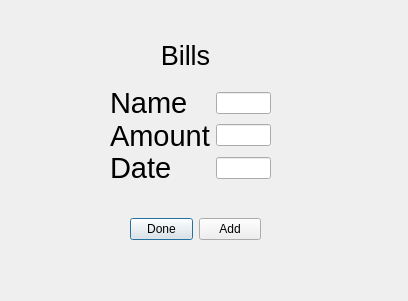
<?xml version="1.0" encoding="UTF-8"?>
<ui version="4.0">
 <class>Bills</class>
 <widget class="QDialog" name="Bills">
  <property name="geometry">
   <rect>
    <x>0</x>
    <y>0</y>
    <width>408</width>
    <height>301</height>
   </rect>
  </property>
  <property name="minimumSize">
   <size>
    <width>408</width>
    <height>301</height>
   </size>
  </property>
  <property name="windowTitle">
   <string>Dialog</string>
  </property>
  <widget class="QWidget" name="gridLayoutWidget">
   <property name="geometry">
    <rect>
     <x>110</x>
     <y>90</y>
     <width>161</width>
     <height>91</height>
    </rect>
   </property>
   <layout class="QGridLayout" name="gridLayout">
    <item row="3" column="1">
     <widget class="QLineEdit" name="amt_line_edit"/>
    </item>
    <item row="3" column="0">
     <widget class="QLabel" name="amt_lbl">
      <property name="font">
       <font>
        <pointsize>22</pointsize>
       </font>
      </property>
      <property name="text">
       <string>Amount</string>
      </property>
     </widget>
    </item>
    <item row="4" column="1">
     <widget class="QLineEdit" name="date_line_edit"/>
    </item>
    <item row="4" column="0">
     <widget class="QLabel" name="date_lbl">
      <property name="font">
       <font>
        <pointsize>22</pointsize>
       </font>
      </property>
      <property name="text">
       <string>Date</string>
      </property>
     </widget>
    </item>
    <item row="2" column="0">
     <widget class="QLabel" name="name_lbl">
      <property name="font">
       <font>
        <pointsize>22</pointsize>
       </font>
      </property>
      <property name="text">
       <string>Name</string>
      </property>
     </widget>
    </item>
    <item row="2" column="1">
     <widget class="QLineEdit" name="name_line_edit"/>
    </item>
   </layout>
  </widget>
  <widget class="QWidget" name="horizontalLayoutWidget">
   <property name="geometry">
    <rect>
     <x>130</x>
     <y>210</y>
     <width>131</width>
     <height>38</height>
    </rect>
   </property>
   <layout class="QHBoxLayout" name="horizontalLayout">
    <item>
     <widget class="QPushButton" name="done_btn">
      <property name="text">
       <string>Done</string>
      </property>
     </widget>
    </item>
    <item>
     <widget class="QPushButton" name="add_btn">
      <property name="text">
       <string>Add</string>
      </property>
     </widget>
    </item>
   </layout>
  </widget>
  <widget class="QLabel" name="title_lbl">
   <property name="geometry">
    <rect>
     <x>150</x>
     <y>40</y>
     <width>71</width>
     <height>31</height>
    </rect>
   </property>
   <property name="font">
    <font>
     <pointsize>20</pointsize>
    </font>
   </property>
   <property name="text">
    <string>Bills</string>
   </property>
   <property name="alignment">
    <set>Qt::AlignCenter</set>
   </property>
  </widget>
 </widget>
 <resources/>
 <connections/>
</ui>
